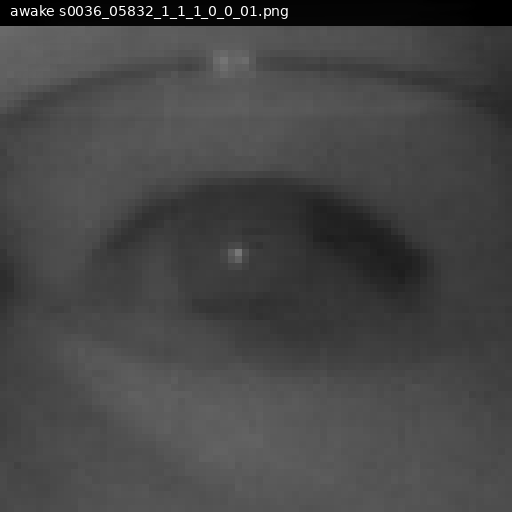
#> input picture glare_demo/mixed/awake_0_s0036_05832_1_1_1_0_0_01.png, 512 x 512 px
$ python -i nir_eye_glare.py   (imports and definitions only)
#> lines starting #> are read from the running program, lines starting #| are printed output that depends on the picture
#!/usr/bin/env python3
"""
NIR Eye Image Glare Generator
在近红外(NIR)眼睛图像上生成逼真的镜片反光/光斑效果。

用法:
  # 处理整个目录
  python nir_eye_glare.py --input_dir ./eyes/ --output_dir ./eyes_glare/

  # 处理单张图片
  python nir_eye_glare.py --input ./eye.png --output ./eye_glare.png

  # 自定义参数
  python nir_eye_glare.py --input_dir ./eyes/ --output_dir ./eyes_glare/ \
      --num 5                    # 每张图生成5个变体
      --intensity 0.8            # 固定光斑强度 (0-1, 默认随机)
      --mode glint               # 模式: glint(默认) / env_blend / mixed
      --seed 42                  # 固定随机种子

模式说明:
  glint      - 椭圆高斯光斑 + 矩形柔边光块 + bloom (默认)
  env_blend  - 模糊环境纹理叠加 + glint
  mixed      - 随机混合以上两种

参数:
  --input         单张输入图片路径
  --input_dir     输入图片目录 (支持 png/jpg/bmp)
  --output        单张输出路径
  --output_dir    输出目录
  --num           每张图的变体数量 (默认: 1)
  --intensity     光斑强度 0-1 (默认: 随机 0.5-1.0)
  --mode          生成模式: glint / env_blend / mixed (默认: glint)
  --env_dir       环境纹理目录 (env_blend 模式需要, 默认: ./env_textures)
  --seed          随机种子 (默认: None)
"""
import os
import argparse
import random
import math
import numpy as np
from PIL import Image, ImageFilter


def add_glint_spots(img_arr, w, h, intensity=1.0):
    """椭圆高斯光斑 (IR LED 反光点)"""
    yy, xx = np.mgrid[:h, :w]
    out = img_arr.copy()

    for _ in range(random.randint(3, 6)):
        sx = random.uniform(0.1, 0.9) * w
        sy = random.uniform(0.1, 0.9) * h
        sr_x = random.uniform(30, 80)
        sr_y = random.uniform(10, 35)
        angle = random.uniform(-0.3, 0.3)
        dx = xx - sx
        dy = yy - sy
        rx = dx * math.cos(angle) + dy * math.sin(angle)
        ry = -dx * math.sin(angle) + dy * math.cos(angle)
        spot = np.exp(-(rx**2 / (2 * sr_x**2) + ry**2 / (2 * sr_y**2)))
        out = np.clip(out + spot * random.uniform(100, 180) * intensity, 0, 255)

    return out


def add_rect_patches(img_arr, w, h, intensity=1.0):
    """矩形柔边光块 (仪表盘/屏幕反射)"""
    yy, xx = np.mgrid[:h, :w]
    out = img_arr.copy()

    for _ in range(random.randint(8, 12)):
        rw = random.uniform(80, 220)
        rh = random.uniform(40, 120)
        rx0 = random.uniform(0.0, 0.65) * w
        ry0 = random.uniform(0.0, 0.65) * h
        edge = random.uniform(1, 4)
        rect = np.ones((h, w), np.float32)
        rect = rect * np.exp(-((xx - rx0)**2) / (2 * edge**2))
        rect = rect * np.exp(-((xx - rx0 - rw)**2) / (2 * edge**2))
        rect = rect * np.exp(-((yy - ry0)**2) / (2 * edge**2))
        rect = rect * np.exp(-((yy - ry0 - rh)**2) / (2 * edge**2))
        out = np.clip(out + rect * random.uniform(110, 200) * intensity, 0, 255)

    return out


def add_bloom(img_arr, strength=0.15):
    """Bloom 后处理"""
    out_img = Image.fromarray(img_arr.astype(np.uint8))
    bloom = np.array(out_img.filter(ImageFilter.GaussianBlur(radius=4)), np.float32)
    return np.clip(img_arr * (1 - strength) + bloom * strength, 0, 255)


# [17 lines left out: function add_env_blend, not called in this run]


def generate_glare(img, mode='glint', intensity=None, env_dir=None):
    """对单张图生成反光效果"""
    if intensity is None:
        intensity = random.uniform(0.5, 1.0)

    w, h = img.size
    out = np.array(img.convert('L'), np.float32)

    if mode == 'glint':
        out = add_glint_spots(out, w, h, intensity)
        out = add_rect_patches(out, w, h, intensity)
        out = add_bloom(out)

    elif mode == 'env_blend':
        if env_dir:
            out = add_env_blend(out, env_dir, w, h, intensity)
        out = add_glint_spots(out, w, h, intensity)
        out = add_rect_patches(out, w, h, intensity)
        out = add_bloom(out)

    elif mode == 'mixed':
        if random.random() < 0.5 and env_dir:
            out = add_env_blend(out, env_dir, w, h, intensity)
        out = add_glint_spots(out, w, h, intensity)
        out = add_rect_patches(out, w, h, intensity)
        out = add_bloom(out)

    return Image.fromarray(out.astype(np.uint8))


# [68 lines left out: function main, not called in this run]


# [2 lines not run here, left out]

>>> from PIL import Image
>>> picture = Image.open('glare_demo/mixed/awake_0_s0036_05832_1_1_1_0_0_01.png')
#> picture is the input picture: PIL image 512x512 RGB; min 0, max 255, mean 69.7
>>> result = generate_glare(picture)
#> the loop in add_glint_spots, `for _ in range(random.randint(3, 6)):` made 6 passes
#> pass 1, in add_glint_spots, `out = np.clip(out + spot * random.uniform(100, 180) * intensity, 0, 255)`:
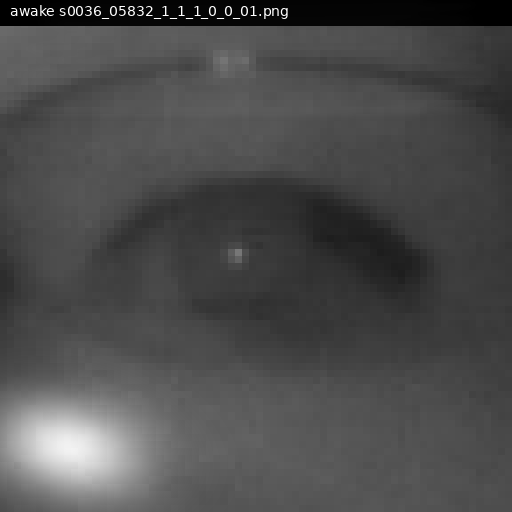
#> out: shape (512, 512) float64; min 1.71e-62, max 255, mean 75.9
#> pass 3, in add_glint_spots, `out = np.clip(out + spot * random.uniform(100, 180) * intensity, 0, 255)`:
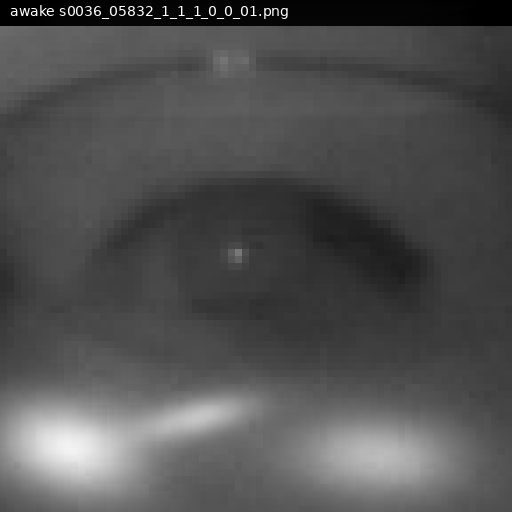
#> out: shape (512, 512) float64; min 2.24e-60, max 255, mean 80.9
#> after the loop in add_glint_spots, `for _ in range(random.randint(3, 6)):`:
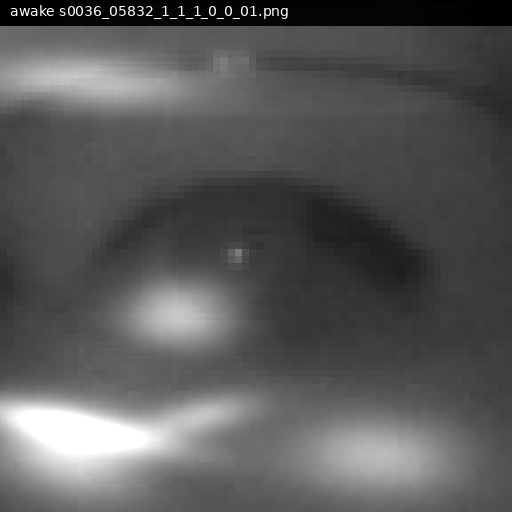
#> out: shape (512, 512) float64; min 7.37e-12, max 255, mean 89.4
#> after the loop in add_rect_patches, `for _ in range(random.randint(8, 12)):`: rect: shape (512, 512) float64; every value is 0
#> in add_bloom, `bloom = np.array(out_img.filter(ImageFilter.GaussianBlur(radius=4)), n..`:
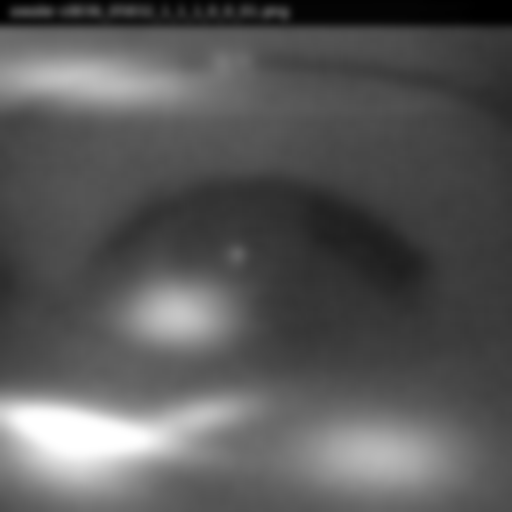
#> bloom: shape (512, 512) float32; min 0, max 255, mean 89.1

$ run again, on glare_demo/mixed/awake_4_s0037_09150_1_1_1_0_0_01.png
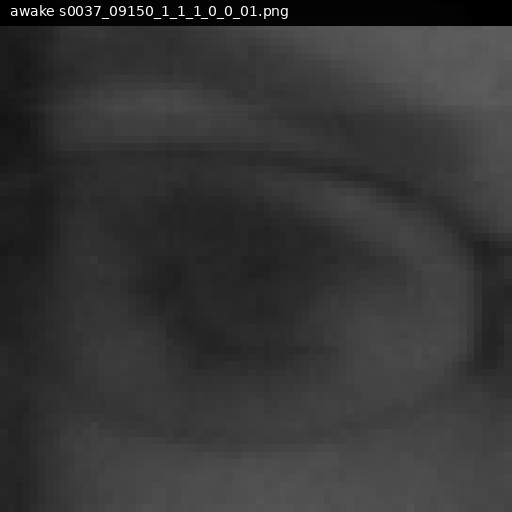
#> input picture glare_demo/mixed/awake_4_s0037_09150_1_1_1_0_0_01.png, 512 x 512 px
#> picture is the input picture: PIL image 512x512 RGB; min 0, max 255, mean 53.6
#> the loop in add_glint_spots, `for _ in range(random.randint(3, 6)):` made 6 passes
#> pass 1, in add_glint_spots, `out = np.clip(out + spot * random.uniform(100, 180) * intensity, 0, 255)`:
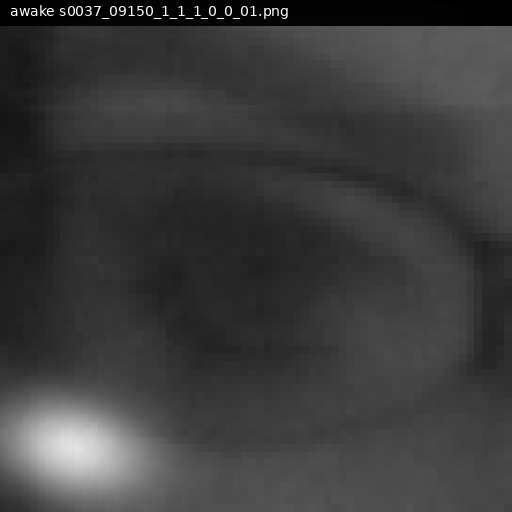
#> out: shape (512, 512) float64; min 1.71e-62, max 255, mean 59.7
#> after the loop in add_glint_spots, `for _ in range(random.randint(3, 6)):`:
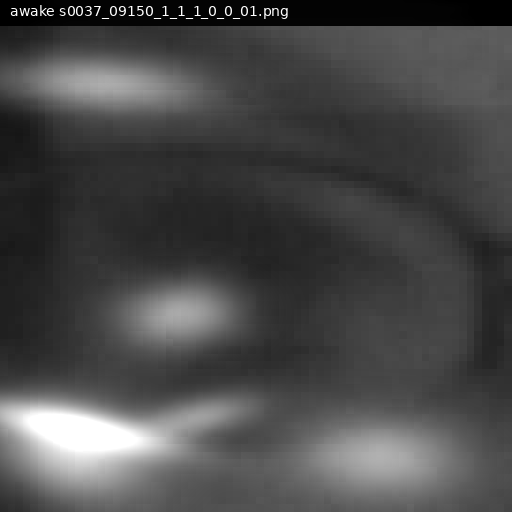
#> out: shape (512, 512) float64; min 7.37e-12, max 255, mean 73.5

$ run again, on glare_demo/mixed/awake_5_s0018_04139_0_1_1_2_0_01.png
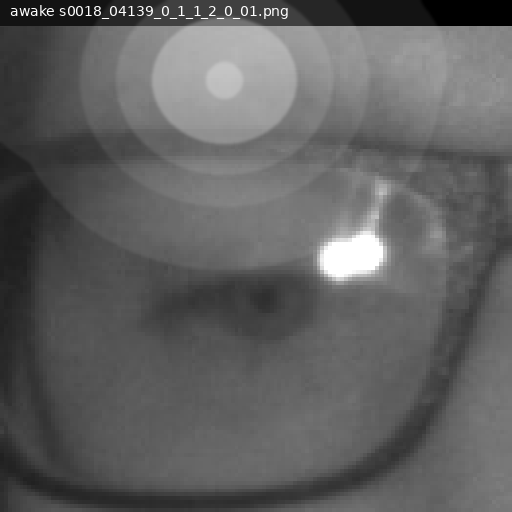
#> input picture glare_demo/mixed/awake_5_s0018_04139_0_1_1_2_0_01.png, 512 x 512 px
#> picture is the input picture: PIL image 512x512 RGB; min 0, max 255, mean 96.6
#> after the loop in add_glint_spots, `for _ in range(random.randint(3, 6)):`:
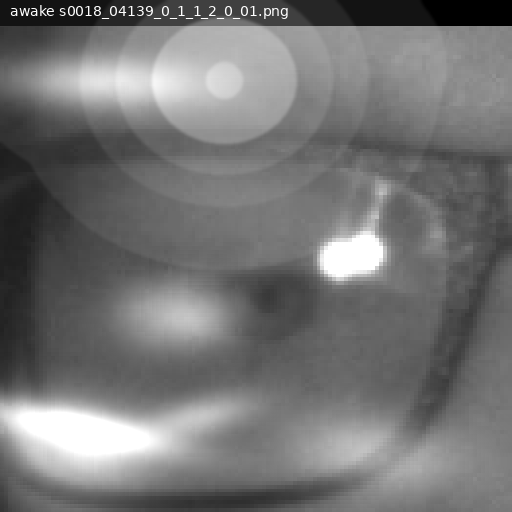
#> out: shape (512, 512) float64; min 7.37e-12, max 255, mean 116.2
#> in add_bloom, `bloom = np.array(out_img.filter(ImageFilter.GaussianBlur(radius=4)), n..`:
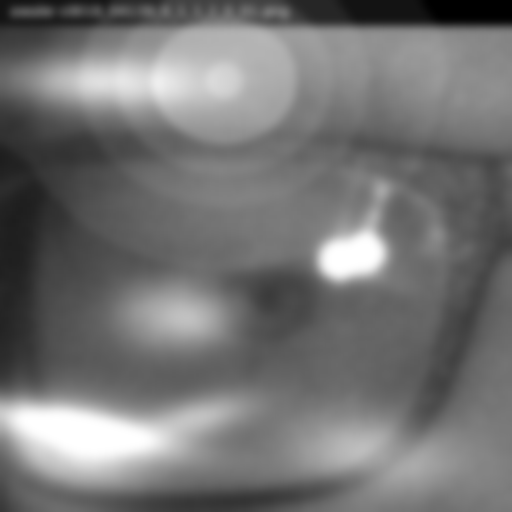
#> bloom: shape (512, 512) float32; min 0, max 255, mean 115.9

$ run again, on glare_demo/mixed/awake_6_s0014_06967_0_1_1_0_1_01.png
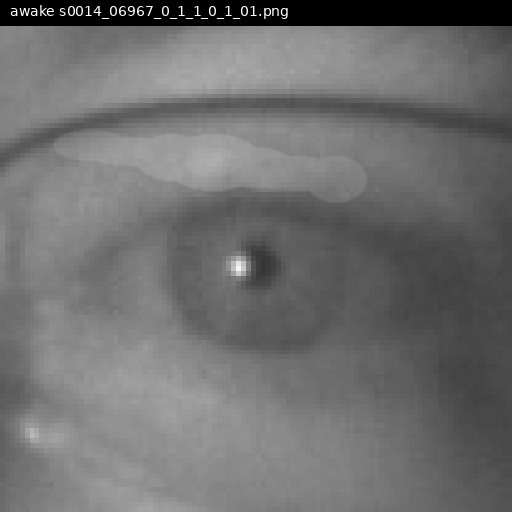
#> input picture glare_demo/mixed/awake_6_s0014_06967_0_1_1_0_1_01.png, 512 x 512 px
#> picture is the input picture: PIL image 512x512 RGB; min 0, max 255, mean 111
#> after the loop in add_glint_spots, `for _ in range(random.randint(3, 6)):`:
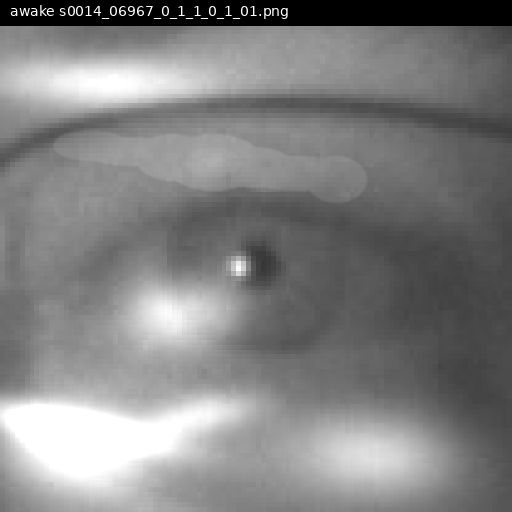
#> out: shape (512, 512) float64; min 7.37e-12, max 255, mean 129.3
#> in add_bloom, `bloom = np.array(out_img.filter(ImageFilter.GaussianBlur(radius=4)), n..`:
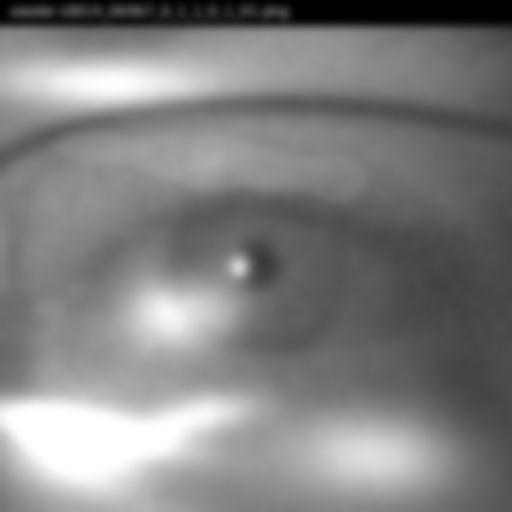
#> bloom: shape (512, 512) float32; min 0, max 255, mean 129
